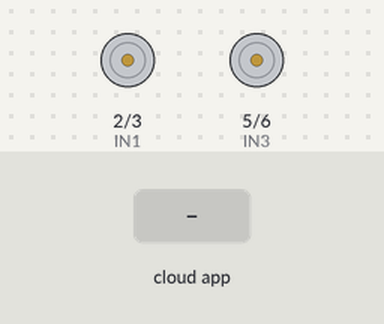
The sketch below on a simulated Arduino Uno, built with avr-gcc and run on an emulated ATmega328P. Parts: motor-driver pin pairs drawn as motors (green arrow = first pin HIGH = forward, orange = second pin HIGH = backward, longer = more drive, scaled by the enable pin). The inputs (shaded band) are chosen by the test bench. The ROS host is connected and sends only what is stated.

Above: at 1.2 s.
1.3 s: the phone or cloud app sets linear.x to -100
2.8 s: the phone or cloud app sets angular.z to 100
At 3.7 s:
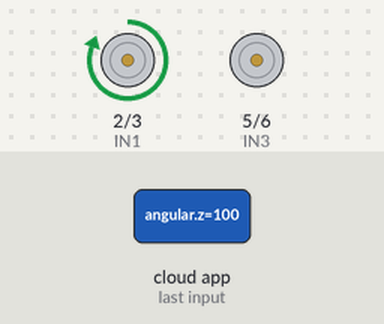
4.3 s: the phone or cloud app sets angular.z to -100
At 4.7 s:
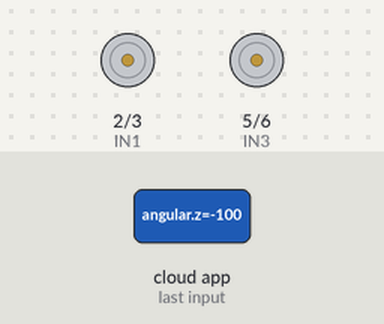
5.8 s: the phone or cloud app sets linear.x to 100
At 6.1 s:
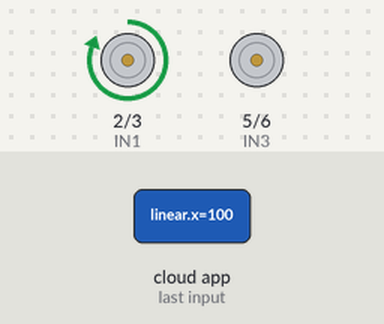
Timing chart, 0 to 8.3 s (numbered marks = the images above; inputs shaded):
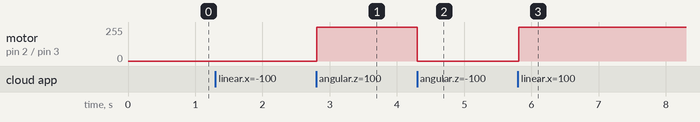

Measured:
- after the input at 2.8 s, motor on pin 2 (IN1) / pin 3 (IN2): stopped → forward 255/255 at once
- after the input at 4.3 s, motor on pin 2 (IN1) / pin 3 (IN2): forward 255/255 → stopped at once
- after the input at 5.8 s, motor on pin 2 (IN1) / pin 3 (IN2): stopped → forward 255/255 at once

The sketch:

driver.ino
```cpp
#include <ros.h>
#include <geometry_msgs/Twist.h>

// Define motor control pins
const int IN1 = 2;
const int IN2 = 3;
const int ENA = 4;  // PWM pin for motor A
const int IN3 = 5;
const int IN4 = 6;
const int ENB = 7;  // PWM pin for motor B

ros::NodeHandle nh;

// Variable to store the speed for the motors
int motor_speed_A = 0;
int motor_speed_B = 0;

// Callback function for receiving cmd_vel messages
void cmdVelCallback(const geometry_msgs::Twist& cmd_vel) {
  // Extract linear.x for forward. only forward
  float linear = cmd_vel.linear.x;  // range 0 to 1.0
  float angular = cmd_vel.angular.z; // range 0 to 1.0

// setting the direction of the motors
  digitalWrite(IN1,HIGH);
  digitalWrite(IN2,LOW);

  digitalWrite(IN3, HIGH);
  digitalWrite(IN4, LOW);


  // Map the linear speed to motor A and B (forward)
  motor_speed_A = linear * 255; // map speed to PWM range (0 - 255)
  motor_speed_B = linear * 255;

  // Determine the turning motion (left/right rotation)
  if (angular > 0) {  // Turning left
    digitalWrite(IN1,LOW);
    digitalWrite(IN1,HIGH); //changing the direction of motor A
    motor_speed_A = angular * 255;
    motor_speed_B = angular *255;
  }


  // Set motor direction and speed for motor A


    analogWrite(ENA, motor_speed_A);
    analogWrite(ENA, motor_speed_B);

  if(linear ==0 & angular == 0){
    digitalWrite(IN1, LOW);
    digitalWrite(IN2, LOW);
    analogWrite(ENA, 0);
  }


}

// ROS Subscriber
ros::Subscriber<geometry_msgs::Twist> sub("/cmd_vel", &cmdVelCallback);

void setup() {
  // Set motor control pins as output
  pinMode(IN1, OUTPUT);
  pinMode(IN2, OUTPUT);
  pinMode(ENA, OUTPUT);
  pinMode(IN3, OUTPUT);
  pinMode(IN4, OUTPUT);
  pinMode(ENB, OUTPUT);

  // Initialize the ROS node handle
  nh.initNode();

  // Subscribe to the cmd_vel topic
  nh.subscribe(sub);
}

void loop() {
  // Spin ROS node to handle callbacks
  nh.spinOnce();

  // Add a small delay
  delay(10);
}
```
